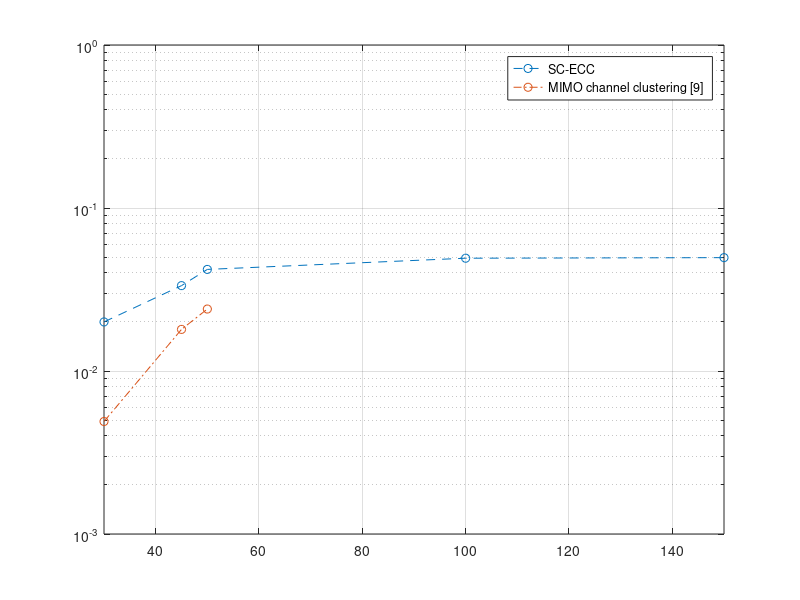

Source code (MATLAB):
%%

clear
clc

%% snr 0dB result

x = [30 45 50 100 150];
y1 = [0.02 0.0334 0.042 0.0492 0.0496];
y2 = [0.0049 0.018 0.024 nan nan];

%% plot

figure
semilogy(x, y1, '--o', x, y2, '-.o')
ylim([10^-3 1])
xlim([30 150])
legend({'SC-ECC','MIMO channel clustering [9]'},'Location', 'best')
grid on